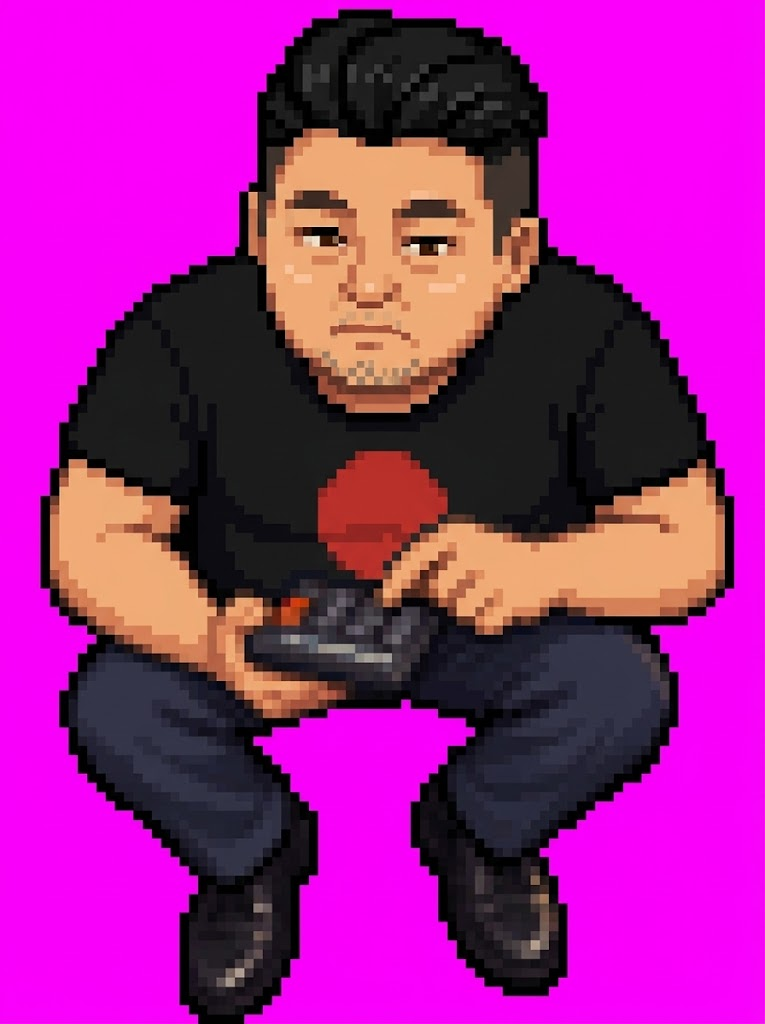
#> input picture assets/aimashin-src.png, 765 x 1024 px
$ python -i face_edit.py   (imports and definitions only)
#> lines starting #> are read from the running program, lines starting #| are printed output that depends on the picture
"""Pixel edits on generated character frames (dev only, used by normalize_sprites.py).

remove_glasses   — everything inside the face hull within the eye band that is
                   neither skin, eye nor hair is repainted with nearby skin.
remove_moustache — same idea for the band under the nose, then a mouth is drawn.
Works on full-resolution source frames before downscaling.
"""
import numpy as np
from scipy import ndimage


def channels(px):
    return px[..., 0].astype(int), px[..., 1].astype(int), px[..., 2].astype(int)


def lum(px):
    r, g, b = channels(px)
    return 0.3 * r + 0.59 * g + 0.11 * b


# [39 lines left out: functions skin_mask, hair_mask, eye_mask, inpaint, not called in this run]


def top_of(arr):
    ys, _ = np.nonzero(arr[..., 3] > 40)
    return ys.min()


# [7 lines left out: function face_hull, not called in this run]


def head_center(arr, t):
    ys, xs = np.nonzero(arr[t:t + 100, :, 3] > 40)
    return int(np.median(xs))


def _repaint(arr, band, halfw, keep_hair, reach, shift=0):
    t = top_of(arr)
    cx = head_center(arr, t) + shift
    y0, y1 = t + band[0], t + band[1]
    x0, x1 = max(0, cx - halfw), cx + halfw
    sub = arr[y0:y1, x0:x1]
    r, g, b = channels(sub)
    skin = skin_mask(sub)
    inside = ndimage.binary_erosion(arr[..., 3] > 10, iterations=4)[y0:y1, x0:x1]
    near_skin = ndimage.binary_dilation(skin, iterations=reach)
    keep = skin | eye_mask(sub) | ((b > r + 10) & (lum(sub) > 120))  # рубашку не трогаем
    if keep_hair:
        keep |= hair_mask(sub) & (lum(sub) >= 55)
    kill = inside & near_skin & ~keep
    mask = np.zeros(arr.shape[:2], bool)
    mask[y0:y1, x0:x1] = kill
    known = np.zeros(arr.shape[:2], bool)
    ky0 = max(0, y0 - 20)
    known[ky0:y1 + 20, x0:x1] = skin_mask(arr[ky0:y1 + 20, x0:x1])
    out = inpaint(arr, mask, known)
    out[..., 3] = np.where(mask, 255, out[..., 3])
    return out, mask


# [41 lines left out: function remove_glasses, not called in this run]


def remove_moustache(arr, band=(76, 110)):
    out, mask = _repaint(arr, band, 50, keep_hair=False, reach=14)
    ys, xs = np.nonzero(mask)
    if len(xs) < 20:
        return out
    # рот: короткая сжатая линия (Директор недоволен) + лёгкая тень под носом
    cy = int(np.percentile(ys, 72))
    cx = int(np.median(xs))
    half = max(6, int((np.percentile(xs, 90) - np.percentile(xs, 10)) * 0.2))
    out[cy:cy + 3, cx - half:cx + half, :3] = (104, 48, 40)
    out[cy + 3:cy + 5, cx - half + 2:cx + half - 2, :3] = (out[cy + 3:cy + 5, cx - half + 2:cx + half - 2, :3] * 0.9).astype(np.uint8)
    return out

>>> import cv2
>>> picture = cv2.imread('../assets/aimashin-src.png', cv2.IMREAD_GRAYSCALE)
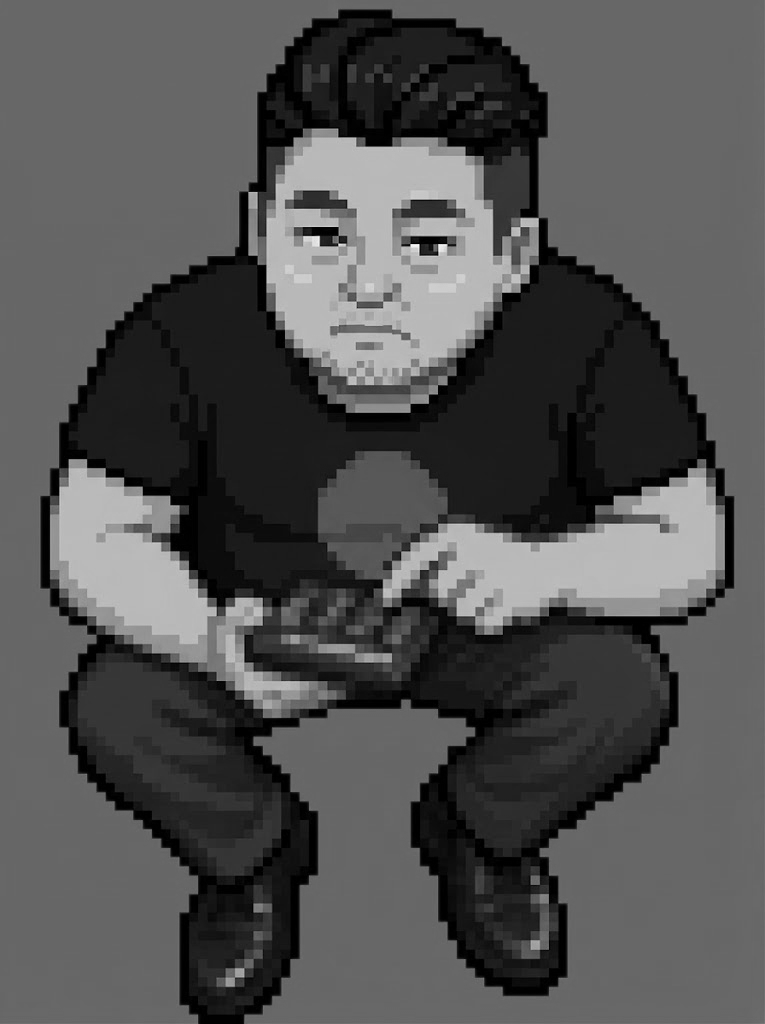
#> picture: shape (1024, 765); min 0, max 249, mean 82
>>> result = remove_moustache(picture)
#> (the run stopped early here; a loop or call above may not have finished)

$ run again, on assets/assel-src.png
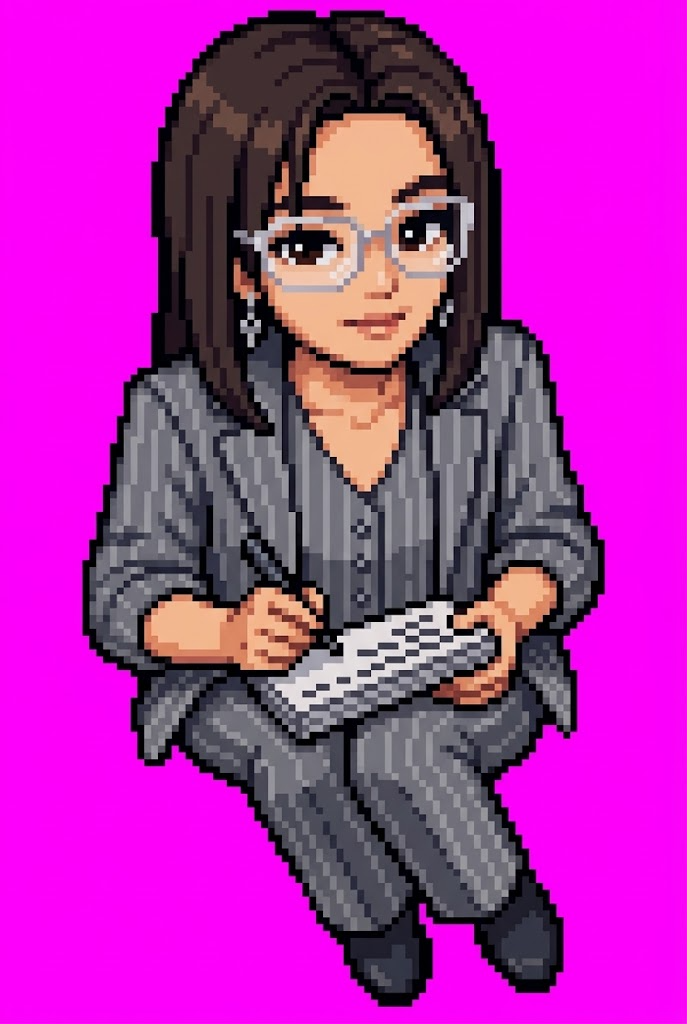
#> input picture assets/assel-src.png, 687 x 1024 px
#> `picture = cv2.imread('../assets/aimashin-src.png', cv2.IMREAD_GRAYSCALE)`:
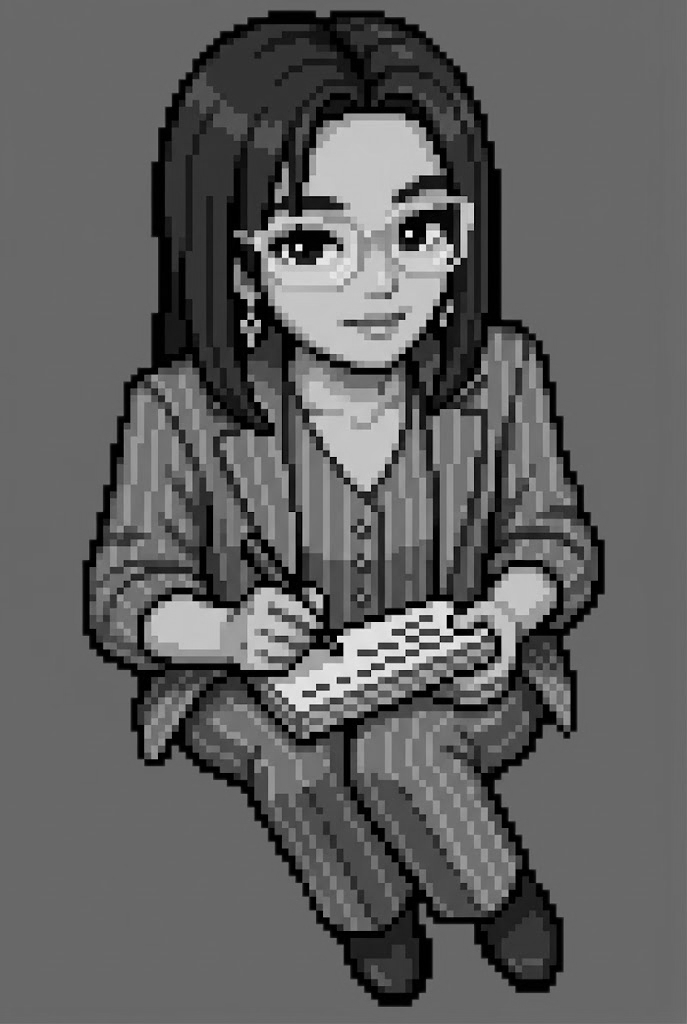
#> picture: shape (1024, 687); min 0, max 254, mean 96.1

$ run again, on assets/bleb-src.png
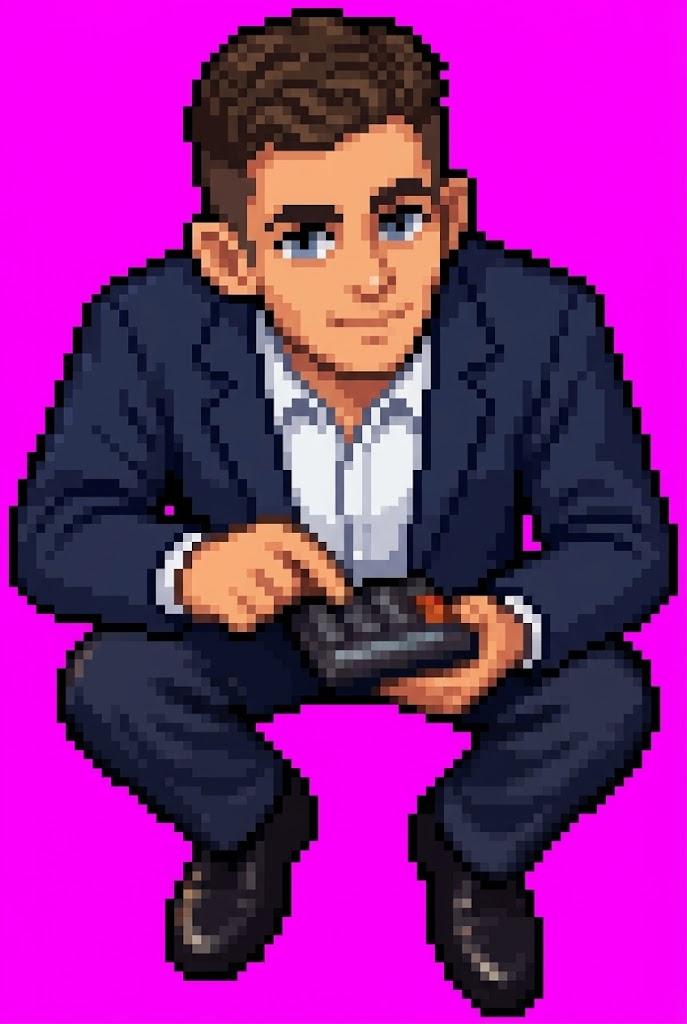
#> input picture assets/bleb-src.png, 687 x 1024 px
#> `picture = cv2.imread('../assets/aimashin-src.png', cv2.IMREAD_GRAYSCALE)`:
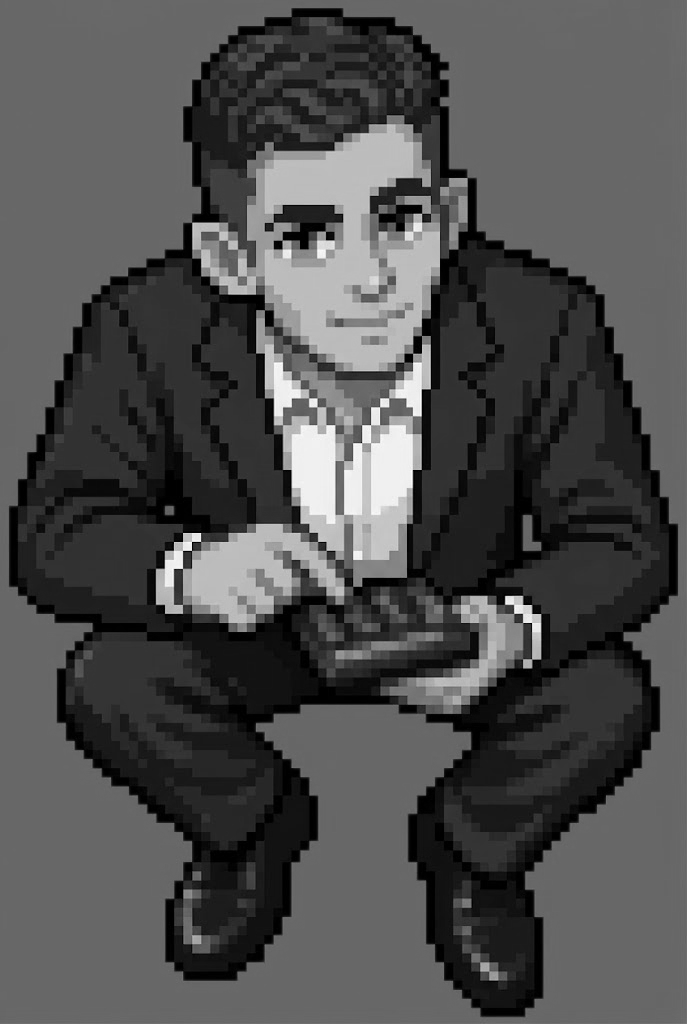
#> picture: shape (1024, 687); min 0, max 254, mean 79
